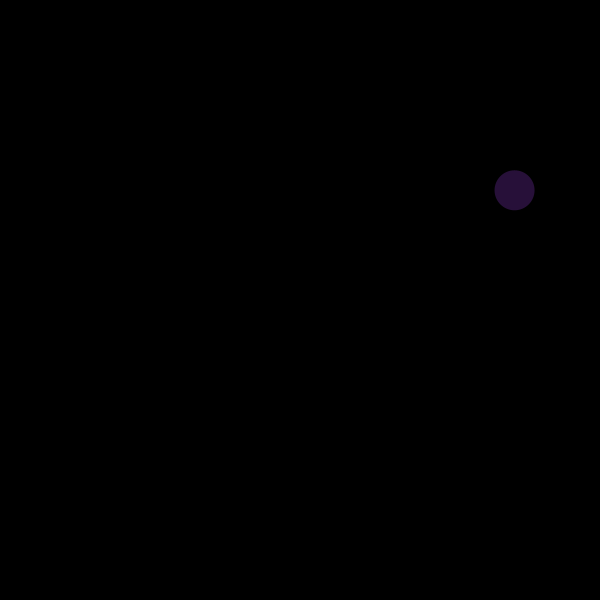
Frame 1 (no input)
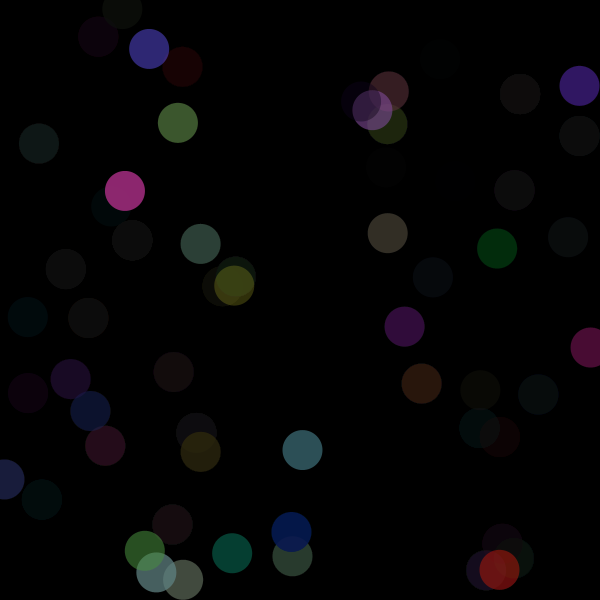
Frame 60 (the mouse pressed at the canvas centre just before this capture)
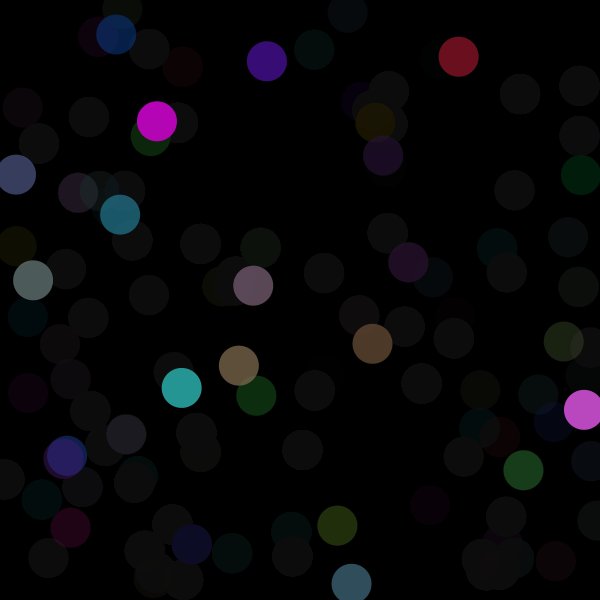
Frame 120 (the mouse held since frame 60 and released just before this capture)

The Processing sketch that drew these frames (run headless with seeded random() and noise(); from frame 60 on, the mouse is pressed at the canvas centre):

// Processing sketch: random_draw_setup
// ── random_draw_setup.pde
// random(50, 255) would generate
// a random # between 50 and 255

// the setup function happens exactly one time
// when you launch your program
void setup() {

  size(600, 600);
  background(0);
  noStroke();
  
  // slow things down
  //frameRate(1);
}

// the draw function happens forever in a loop
// after that
void draw() {
  
  // draw a semitransparent background
  // this creates a "fading" effect
  fill(0,10);
  rect(0,0,width,height);  // fake background
  
  // randomize the fill color for the following shape
  fill(random(255), random(255), random(255), random(255));
  
  // draw a circle at a random position
  ellipse(random(width), random(height), 40, 40);
}

// random(width) will spit out a number between 0
// and the right side of the screen (width)
